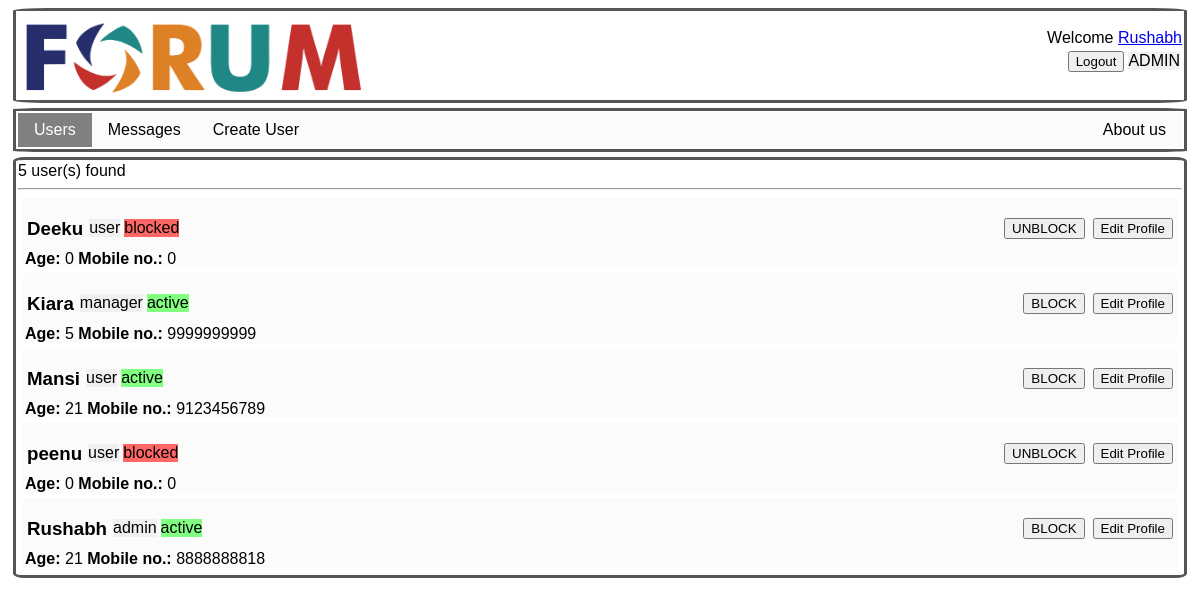
Page /account.php (signed in) on the committed database.
### tables this page shows
CREATE TABLE `users` (
  `user_id` varchar(20) NOT NULL,
  `name` varchar(20) NOT NULL,
  `role` varchar(7) NOT NULL,
  `activity_status` varchar(7) NOT NULL,
  `pwd` varchar(20) NOT NULL,
  `address` varchar(100) NOT NULL,
  `age` int(3) DEFAULT NULL,
  `mob_no` bigint(10) NOT NULL
);

### account.php (the view, shortened to what this page needs)
<html>
        <head><title>Forum - Homepage</title>
	</head>
        <body class="homepage-back">
<div class="title"><img src="http://localhost/forum/forum.png" style="width:30%;float:left;"></img><p style="text-align:right">Welcome <a href="account.php">
<?php
$servername = "localhost";
$username = "root";
$password = "";
$dbname = "forum";
$conn = new mysqli($servername, $username, $password, $dbname);
$a = $_SESSION['user_id'];
$usr_name = "SELECT name FROM users where user_id = '$a'";
$result = $conn->query($usr_name);
$row = $result->fetch_assoc();
	echo $row['name'].'</a><br>';
if($_SESSION['role']=='admin')
echo '<text style="margin: 5px 2px;float:right;background-color:#f0f0f0">ADMIN</text>';
elseif($_SESSION['role']=='manager')
echo '<text style="margin: 5px 2px;float:right;background-color:#f0f0f0">MANAGER</text>';
elseif($_SESSION['role']=='user')
echo '<text style="margin: 5px 2px;float:right;background-color:#f0f0f0">USER</text>';
echo '<a href="http://localhost/forum/logout.php"><input class="button" style="overflow:hidden;margin: 4px 2px;float:right" type="button" value="Logout">
</input></a>';
?>
</p>
  </div>
<div class="title">
<ul>
 <li><a class="active" href="#home">Users</a></li>
  <li><a href="messages.php">Messages</a></li>
  <?php
  if($_SESSION['role']=='admin')
	  echo '<li><a href="createuser.php">Create User</a></li>';
  ?>
  <li style="float:right"><a href="about_us.php">About us</a></li>
</ul>
</div>
<div class="title" style="border-radius:1%;">
<?php
$a=$_SESSION['user_id'];
$result = "SELECT * FROM users";
$result = $conn->query($result);
echo $result->num_rows.' user(s) found<br><hr>';
if(($result->num_rows)!=0){
while($row = $result->fetch_assoc()){
	echo '<div class="entries">';
	if($_SESSION['role']=='admin' || $_SESSION['role']=='manager' || $a==$row['user_id'])
	{
		echo '<form name="_form" action="http://localhost/forum/profile.php" method="post"><input type="hidden" value="'.$row['user_id'].'" name="eid"></input><input class="button" style="overflow:hidden;margin: 20px 4px;float:right" type="submit" value="Edit Profile"></input></form>';
		if($_SESSION['role']=='admin' || $_SESSION['role']=='manager' ){
		echo '<form name="login_form" action="http://localhost/forum/account.php" method="post"><input type="hidden" value="'.$row['user_id'].'" name="id"></input>';
		if($row['activity_status']=='active')
			echo '<input class="button" style="overflow:hidden;margin: 4px 4px;float:right" type="submit" value="BLOCK"></input>';
		else echo '<input class="button" style="overflow:hidden;margin: 4px 4px;float:right" type="submit" value="UNBLOCK"></input>';
		echo '</form>';
		}
	}
	echo '<h3 style="float:left;margin: 4px">'.$row['name'].'</h3>';
	echo '<text style="margin: 5px 2px;float:left;background-color:#f0f0f0">'.$row['role'].'</text>';
	if($row['activity_status']=='blocked')
		echo '<text style="margin: 5px 2px;float:left;background-color:#ff6666">'.$row['activity_status'].'</text><br><br>';
	else echo '<text style="margin: 5px 2px;float:left;background-color:#80ff80">'.$row['activity_status'].'</text><br><br>';
	echo '<text style="margin: 0px 2px;float:left;"><b>Age:</b> '.$row['age'].'		<b>Mobile no.:</b> '.$row['mob_no'].'</text><br></div>';
}
}
?>
</div>
      </body>
    </html>

### account.php (style rules this page uses)
body { font-family: Arial, Helvetica, sans-serif; }
form { border: 0; }
.entries { background-color: #fbfbfb; overflow: hidden; margin: 5px 5px 5px 5px; }
.title { padding: 2px 2px; margin: 5px 5px; border-radius: 3%; border: 3px solid #555; overflow: hidden; }
ul { list-style-type: none; margin: 0; padding: 0; background-color: #fbfbfb; overflow: hidden; }
li { float:left; }
li a { display: block; color: #000; padding: 8px 16px; text-decoration: none; }
.active { background-color: #808080; color: white; }

### rows in the picture
users: name "Rushabh", role "admin", activity_status "active", age "21", mob_no "8888888818"
users: name "Deeku", role "user", activity_status "blocked", age "0", mob_no "0"
users: name "Kiara", role "manager", activity_status "active", age "5", mob_no "9999999999"
users: name "Mansi", role "user", activity_status "active", age "21", mob_no "9123456789"
users: name "peenu", role "user", activity_status "blocked", age "0", mob_no "0"

### other values in the picture
$result->num_rows "5"
